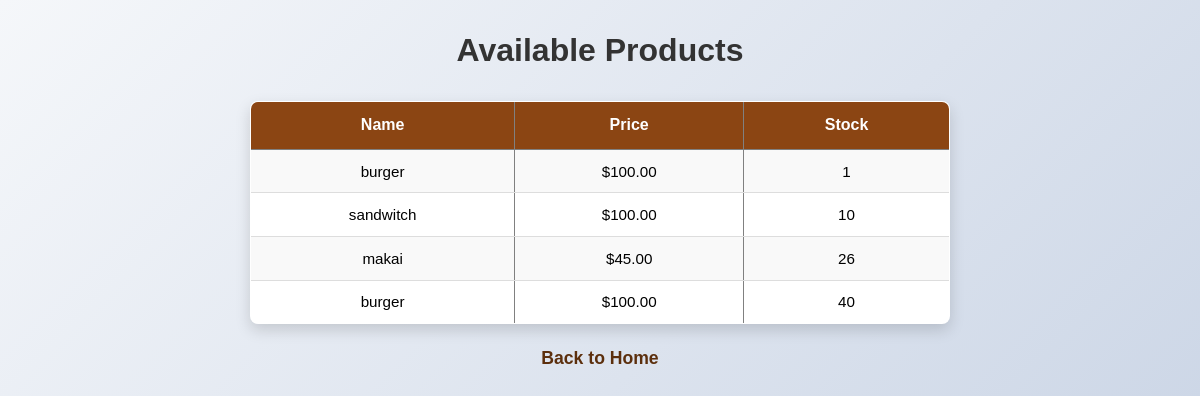
The app's page /available/ (signed in) with its own data.
### myapp/models.py (models this page shows, shortened)
class Product(models.Model):
    user = models.ForeignKey(
        User,
        on_delete=models.CASCADE,
        null=True,      # IMPORTANT for existing data
        blank=True
    )
    models.ForeignKey(User, on_delete=models.CASCADE)
    name = models.CharField(max_length=100)
    price = models.DecimalField(max_digits=10, decimal_places=2)
    stock = models.PositiveIntegerField()

### myapp/views.py (the view)
# urls.py: path('available/', views.available_products_view, name='available_products'),
@login_required
def available_products_view(request):
    products = Product.objects.filter(user=request.user)
    return render(request, "myapp/available.html", {"products": products})

### myapp/templates/myapp/available.html (shortened to what this page needs)
{% load static %}
<!DOCTYPE html>
<html lang="en">
<head>
      <link rel="stylesheet" href="{% static 'myapp/css/available.css' %}">
</head>
<body>
<h1>Available Products</h1>
{% if products %}
<table border="1" cellpadding="5" cellspacing="0">
    <tr>
        <th>Name</th>
        <th>Price</th>
        <th>Stock</th>
    </tr>
    {% for product in products %}
    <tr>
        <td>{{ product.name }}</td>
        <td>${{ product.price }}</td>
        <td>{{ product.stock }}</td>
    </tr>
    {% endfor %}
</table>
{% else %}
<p>No products available.</p>
{% endif %}
<p>
    <a href="{% url 'home' %}">Back to Home</a>
</p>
</body>
</html>

### myapp/static/myapp/css/available.css (style rules this page uses)
* { margin: 0; padding: 0; box-sizing: border-box; font-family: Arial, sans-serif; }
body { min-height: 100vh; background: linear-gradient(135deg, #f5f7fa, #c3cfe2); padding: 2rem; display: flex; flex-direction: column; align-items: center; }
h1 { margin-bottom: 2rem; color: #333; }
table { border-collapse: collapse; width: 80%; max-width: 700px; background-color: white; box-shadow: 0 6px 15px rgba(0, 0, 0, 0.15); border-radius: 0.5rem; overflow: hidden; }
th { background-color: #8b4513; color: white; padding: 0.9rem; text-align: center; font-size: 1rem; }
td { padding: 0.8rem; text-align: center; border-bottom: 1px solid #ddd; font-size: 0.95rem; }
tr:nth-child(even) { background-color: #f9f9f9; }
p { margin-top: 1.5rem; font-size: 1.1rem; }
a { margin-top: 2rem; text-decoration: none; color: #5c2f0d; font-weight: bold; }

### records on screen
Product: name "burger", price "100.00", stock "1"
Product: name "sandwitch", price "100.00", stock "10"
Product: name "makai", price "45.00", stock "26"
Product: name "burger", price "100.00", stock "40"
